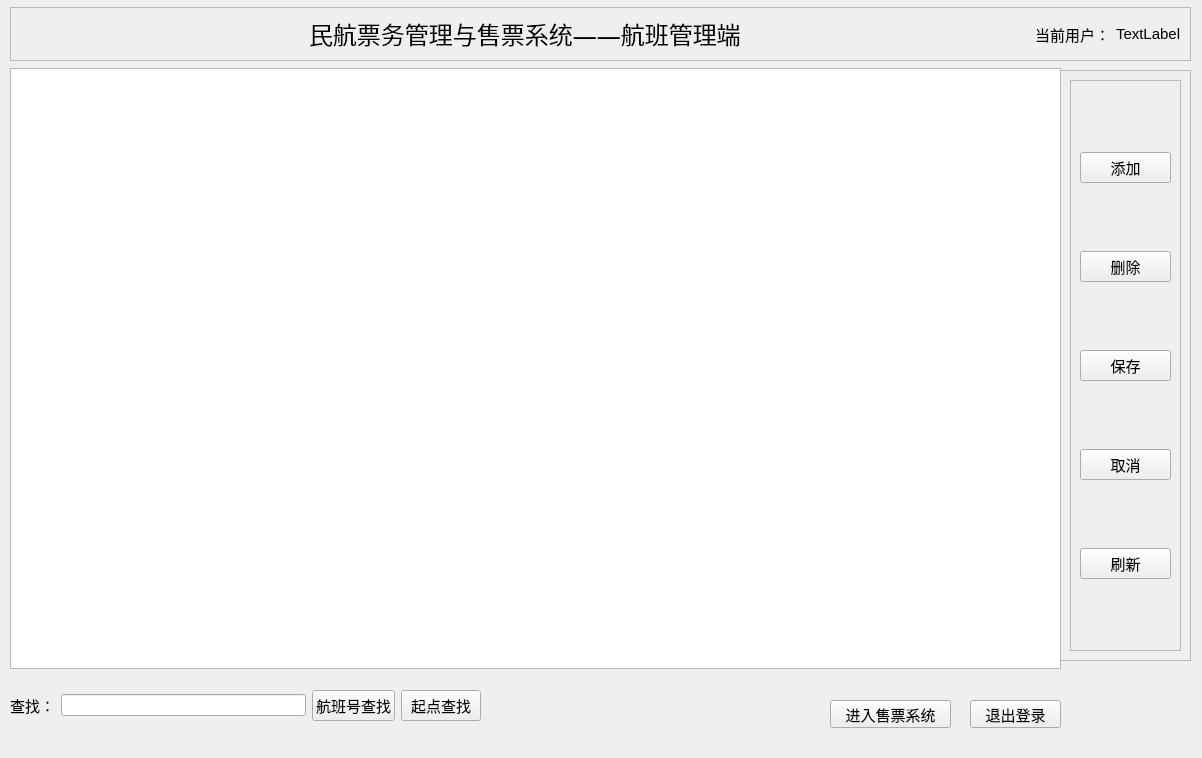
<?xml version="1.0" encoding="UTF-8"?>
<ui version="4.0">
 <class>manage</class>
 <widget class="QWidget" name="manage">
  <property name="geometry">
   <rect>
    <x>0</x>
    <y>0</y>
    <width>1202</width>
    <height>758</height>
   </rect>
  </property>
  <property name="windowTitle">
   <string>Form</string>
  </property>
  <widget class="QTableView" name="tableView">
   <property name="geometry">
    <rect>
     <x>10</x>
     <y>68</y>
     <width>1051</width>
     <height>601</height>
    </rect>
   </property>
  </widget>
  <widget class="QFrame" name="frame_3">
   <property name="geometry">
    <rect>
     <x>1060</x>
     <y>70</y>
     <width>131</width>
     <height>591</height>
    </rect>
   </property>
   <property name="frameShape">
    <enum>QFrame::StyledPanel</enum>
   </property>
   <property name="frameShadow">
    <enum>QFrame::Raised</enum>
   </property>
   <layout class="QGridLayout" name="gridLayout_2">
    <item row="5" column="0">
     <widget class="QFrame" name="frame_2">
      <property name="frameShape">
       <enum>QFrame::StyledPanel</enum>
      </property>
      <property name="frameShadow">
       <enum>QFrame::Raised</enum>
      </property>
      <layout class="QGridLayout" name="gridLayout_3">
       <item row="2" column="0">
        <widget class="QPushButton" name="pushButtonSure">
         <property name="font">
          <font>
           <pointsize>11</pointsize>
          </font>
         </property>
         <property name="text">
          <string>保存</string>
         </property>
        </widget>
       </item>
       <item row="1" column="0">
        <widget class="QPushButton" name="pushButtonDelete">
         <property name="font">
          <font>
           <pointsize>11</pointsize>
          </font>
         </property>
         <property name="text">
          <string>删除</string>
         </property>
        </widget>
       </item>
       <item row="5" column="0">
        <widget class="QPushButton" name="pushButtonFresh">
         <property name="font">
          <font>
           <pointsize>11</pointsize>
          </font>
         </property>
         <property name="text">
          <string>刷新</string>
         </property>
        </widget>
       </item>
       <item row="3" column="0">
        <widget class="QPushButton" name="pushButtonCancel">
         <property name="font">
          <font>
           <pointsize>11</pointsize>
          </font>
         </property>
         <property name="text">
          <string>取消</string>
         </property>
        </widget>
       </item>
       <item row="0" column="0">
        <widget class="QPushButton" name="pushButtonAdd">
         <property name="font">
          <font>
           <pointsize>11</pointsize>
          </font>
         </property>
         <property name="text">
          <string>添加</string>
         </property>
        </widget>
       </item>
      </layout>
     </widget>
    </item>
   </layout>
  </widget>
  <widget class="QFrame" name="frame">
   <property name="geometry">
    <rect>
     <x>10</x>
     <y>7</y>
     <width>1181</width>
     <height>54</height>
    </rect>
   </property>
   <property name="frameShape">
    <enum>QFrame::StyledPanel</enum>
   </property>
   <property name="frameShadow">
    <enum>QFrame::Raised</enum>
   </property>
   <layout class="QHBoxLayout" name="horizontalLayout">
    <item>
     <spacer name="horizontalSpacer_11">
      <property name="orientation">
       <enum>Qt::Horizontal</enum>
      </property>
      <property name="sizeHint" stdset="0">
       <size>
        <width>40</width>
        <height>20</height>
       </size>
      </property>
     </spacer>
    </item>
    <item>
     <widget class="QLabel" name="label">
      <property name="font">
       <font>
        <family>黑体</family>
        <pointsize>18</pointsize>
       </font>
      </property>
      <property name="text">
       <string>民航票务管理与售票系统——航班管理端</string>
      </property>
     </widget>
    </item>
    <item>
     <spacer name="horizontalSpacer_2">
      <property name="orientation">
       <enum>Qt::Horizontal</enum>
      </property>
      <property name="sizeHint" stdset="0">
       <size>
        <width>50</width>
        <height>20</height>
       </size>
      </property>
     </spacer>
    </item>
    <item>
     <widget class="QLabel" name="label_3">
      <property name="font">
       <font>
        <pointsize>11</pointsize>
       </font>
      </property>
      <property name="text">
       <string>当前用户：</string>
      </property>
     </widget>
    </item>
    <item>
     <widget class="QLabel" name="labelReallyName">
      <property name="font">
       <font>
        <pointsize>11</pointsize>
       </font>
      </property>
      <property name="text">
       <string>TextLabel</string>
      </property>
     </widget>
    </item>
   </layout>
  </widget>
  <widget class="QWidget" name="horizontalLayoutWidget">
   <property name="geometry">
    <rect>
     <x>10</x>
     <y>670</y>
     <width>471</width>
     <height>71</height>
    </rect>
   </property>
   <layout class="QHBoxLayout" name="horizontalLayout_2">
    <item>
     <widget class="QLabel" name="labelFind">
      <property name="font">
       <font>
        <family>Agency FB</family>
        <pointsize>11</pointsize>
       </font>
      </property>
      <property name="text">
       <string>查找：</string>
      </property>
     </widget>
    </item>
    <item>
     <widget class="QLineEdit" name="lineEditFind"/>
    </item>
    <item>
     <widget class="QPushButton" name="pushButtonFlightid">
      <property name="font">
       <font>
        <pointsize>11</pointsize>
       </font>
      </property>
      <property name="text">
       <string>航班号查找</string>
      </property>
     </widget>
    </item>
    <item>
     <widget class="QPushButton" name="pushButtonStart">
      <property name="font">
       <font>
        <pointsize>11</pointsize>
       </font>
      </property>
      <property name="text">
       <string>起点查找</string>
      </property>
     </widget>
    </item>
   </layout>
  </widget>
  <widget class="QPushButton" name="pushButtonOrder">
   <property name="geometry">
    <rect>
     <x>830</x>
     <y>700</y>
     <width>121</width>
     <height>28</height>
    </rect>
   </property>
   <property name="font">
    <font>
     <pointsize>11</pointsize>
    </font>
   </property>
   <property name="text">
    <string>进入售票系统</string>
   </property>
  </widget>
  <widget class="QPushButton" name="pushButtonReturn">
   <property name="geometry">
    <rect>
     <x>970</x>
     <y>700</y>
     <width>91</width>
     <height>28</height>
    </rect>
   </property>
   <property name="font">
    <font>
     <pointsize>11</pointsize>
    </font>
   </property>
   <property name="text">
    <string>退出登录</string>
   </property>
  </widget>
 </widget>
 <resources/>
 <connections/>
</ui>
